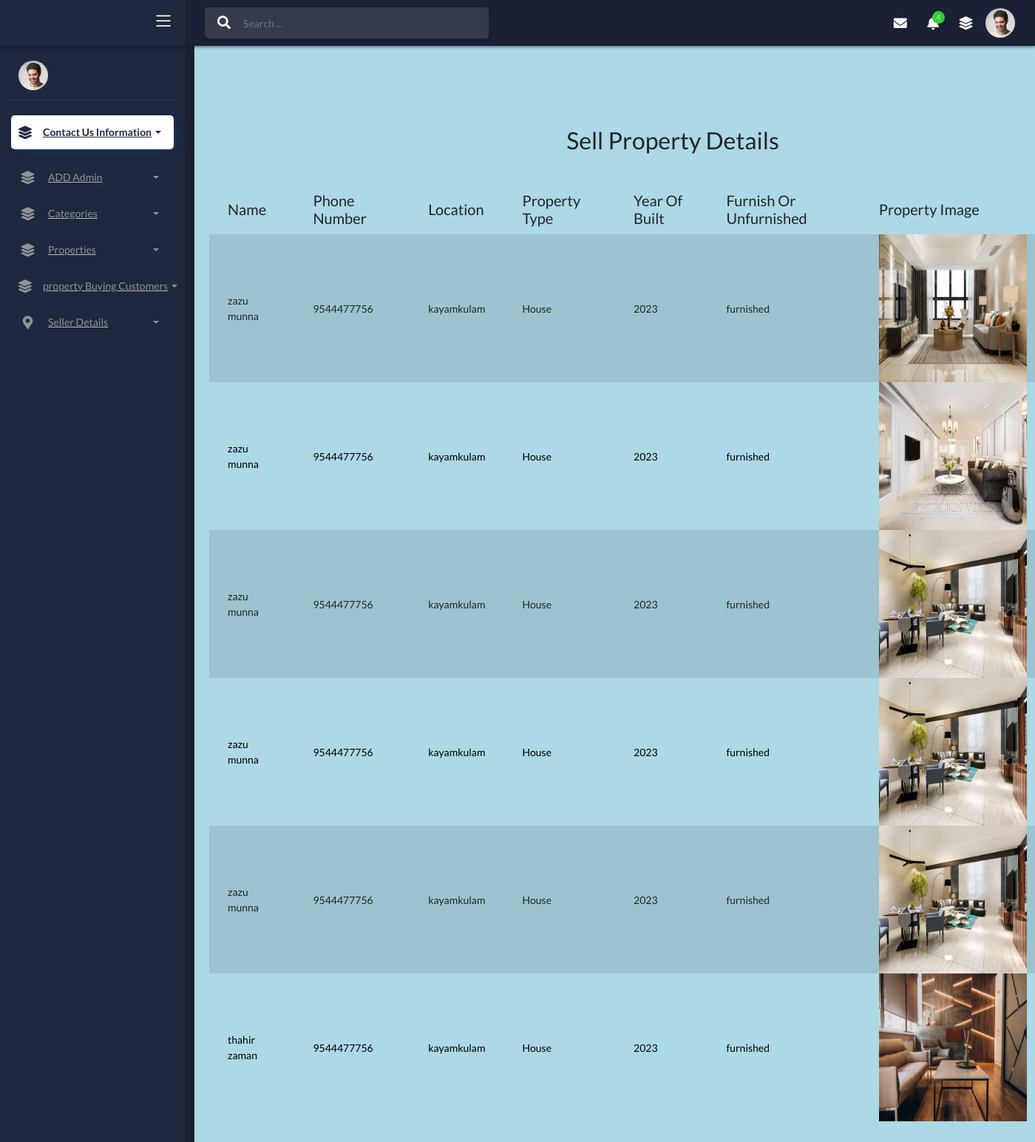
The page /pro_adminapp/displaypropertyseller/ on the database its author committed.
### property_front_end/models.py (models this page shows)
class sell_property_model(models.Model):
    fullname = models.CharField(max_length=20)
    number=models.IntegerField()
    propertytype=models.CharField(max_length=30)
    propertylocation=models.CharField(max_length=50)
    yearbuilt=models.CharField(max_length=20)
    furnish=models.CharField(max_length=30)
    property_image=models.FileField(upload_to='seller_property')

### project_admin/views.py (the view)
# urls.py: path('displaypropertyseller/',sellerpropertydisplay,name="sellerpropertydisplay"),
def sellerpropertydisplay(request):
    a=sell_property_model.objects.all()
    li=[]
    name=[]
    numb=[]
    type=[]
    location=[]
    built=[]
    furnish=[]
    id=[]
    for i in a:
        id1=i.id
        id.append(id1)
        path=i.property_image
        li.append(str(path).split('/')[-1])
        nm=i.fullname
        name.append(nm)
        num=i.number
        numb.append(num)
        ty=i.propertytype
        type.append(ty)
        pla=i.propertylocation
        location.append(pla)
        bul= i.yearbuilt
        built.append(bul)
        fu = i.furnish
        furnish.append(fu)
    mylist=zip(name,numb,location,type,built,furnish,li,id)
    return render(request,'displaypropertysell.html',{'mylist':mylist})

### project_admin/templates/displaypropertysell.html (shortened to what this page needs)
<!DOCTYPE html>
<html lang="en">
{% extends 'index.html' %}
{% load static %}
{% block content %}
<head>
  <link href="https://cdn.jsdelivr.net/npm/bootstrap@5.0.2/dist/css/bootstrap.min.css" rel="stylesheet">
</head>
<body>
     <div class="container" id="displaysell">
        <div class="card">
                          <div class="card-body">
                            <center><h2 id="details">Sell Property Details</h2></center>
                            <div class="table-responsive mt-5">
                              <table class="table table-striped">
                                <thead>
                                  <tr>
                                    <th> <h5>Name</h5></th>
                                      <th> <h5>Phone Number</h5></th>
                                       <th> <h5>Location</h5></th>
                                    <th> <h5> Property Type</h5> </th>
                                      <th> <h5>Year Of Built</h5></th>
                                         <th> <h5>Furnish Or Unfurnished</h5></th>
                                      <th> <h5>Property Image</h5></th>
                                  </tr>
                                </thead>
                             <tbody class="values">
                             {% for i,j,k,l,m,n,o,p in mylist %}
                              <tr>
                                  <td>{{i}}</td>
                                   <td>{{j}}</td>
                                  <td>{{k}}</td>
                                   <td>{{l}}</td>
                                   <td>{{m}}</td>
                                   <td>{{n}}</td>
                                   <td><img src="/media/seller_property/{{o}}" height="200px" width="200px"></td>
                              </tr>
                             {% endfor %}
                             </tbody>
                              </table>
                            </div>
                          </div>
                        </div>
       </div>
</body>
</html>
{% endblock %}

### project_admin/templates/index.html (shortened to what this page needs)
<!DOCTYPE html>
{% load static %}
<html lang="en">
<head>
	<link rel="stylesheet" href="{% static '/assets/css/bootstrap.min.css' %}">
	<link rel="stylesheet" href="{% static '/assets/css/atlantis.min.css' %}">
</head>
<body data-background-color="dark">
	<div class="wrapper">
		<div class="main-header">
			<div class="logo-header" data-background-color="dark2">
				<div class="nav-toggle">
					<button class="btn btn-toggle toggle-sidebar">
						<i class="icon-menu"></i>
					</button>
				</div>
			</div>
			<nav class="navbar navbar-header navbar-expand-lg" data-background-color="dark">
				<div class="container-fluid">
					<div class="collapse" id="search-nav">
						<form class="navbar-left navbar-form nav-search mr-md-3">
							<div class="input-group">
								<div class="input-group-prepend">
									<button type="submit" class="btn btn-search pr-1">
										<i class="fa fa-search search-icon"></i>
									</button>
								</div>
								<input type="text" placeholder="Search ..." class="form-control">
							</div>
						</form>
					</div>
					<ul class="navbar-nav topbar-nav ml-md-auto align-items-center">
						<li class="nav-item dropdown hidden-caret">
							<a class="nav-link dropdown-toggle" href="#" id="messageDropdown" role="button" data-toggle="dropdown" aria-haspopup="true" aria-expanded="false">
								<i class="fa fa-envelope"></i>
							</a>
						</li>
						<li class="nav-item dropdown hidden-caret">
							<a class="nav-link dropdown-toggle" href="#" id="notifDropdown" role="button" data-toggle="dropdown" aria-haspopup="true" aria-expanded="false">
								<i class="fa fa-bell"></i>
								<span class="notification">4</span>
							</a>
						</li>
						<li class="nav-item dropdown hidden-caret">
							<a class="nav-link" data-toggle="dropdown" href="#" aria-expanded="false">
								<i class="fas fa-layer-group"></i>
							</a>
						</li>
						<li class="nav-item dropdown hidden-caret">
							<a class="dropdown-toggle profile-pic" data-toggle="dropdown" href="#" aria-expanded="false">
								<div class="avatar-sm">
									<img src="{% static '/assets/img/profile.jpg' %}" alt="..." class="avatar-img rounded-circle">
								</div>
							</a>
						</li>
					</ul>
				</div>
			</nav>
		</div>
		<div class="sidebar sidebar-style-2" data-background-color="dark2">
			<div class="sidebar-wrapper scrollbar scrollbar-inner">
				<div class="sidebar-content">
					<div class="user">
						<div class="avatar-sm float-left mr-2">
							<img src="{% static '/assets/img/profile.jpg' %}" alt="..." class="avatar-img rounded-circle">
						</div>
						<div class="info">
							<div class="clearfix"></div>
						</div>
					</div>
					<ul class="nav nav-primary">
						<li class="nav-item active">
							<a data-toggle="collapse" href="#dashboard" class="collapsed" aria-expanded="false">
								<i class="fas fa-layer-group"></i>
								<p>Contact Us Information</p>
								<span class="caret"></span>
							</a>
						</li>
						<li class="nav-item">
							<a data-toggle="collapse" href="#base">
								<i class="fas fa-layer-group"></i>
								<p>ADD Admin</p>
								<span class="caret"></span>
							</a>
						</li>
						<li class="nav-item">
							<a data-toggle="collapse" href="#forms">
								<i class="fas fa-layer-group"></i>
								<p>Categories</p>
								<span class="caret"></span>
							</a>
						</li>
						<li class="nav-item">
							<a data-toggle="collapse" href="#tables">
								<i class="fas fa-layer-group"></i>
								<p>Properties</p>
								<span class="caret"></span>
							</a>
						</li>
						<li class="nav-item">
							<a data-toggle="collapse" href="#charts">
								<i class="fas fa-layer-group"></i>
								<p>property Buying Customers</p>
								<span class="caret"></span>
							</a>
						</li>
						<li class="nav-item">
							<a data-toggle="collapse" href="#maps">
								<i class="fas fa-map-marker-alt"></i>
								<p>Seller Details</p>
								<span class="caret"></span>
							</a>
						</li>
					</ul>
				</div>
			</div>
		</div>
       {% block content %}{% endblock %}
</body>
</html>

### project_admin/templates/displaypropertysell.html (style rules this page uses)
#displaysell { margin-left:250px; height: 700px; text-decoration: none !important; }
#details { margin-top:150px; background-color: lightblue; }
.card-body { background-color: lightblue; }
.values { color: black; }

### rows shown on the page
sell_property_model: mylist "zazu munna", mylist "kayamkulam", mylist "House", mylist "2023", mylist "furnished"
sell_property_model: mylist "zazu munna", mylist "kayamkulam", mylist "House", mylist "2023", mylist "furnished"
sell_property_model: mylist "zazu munna", mylist "kayamkulam", mylist "House", mylist "2023", mylist "furnished"
sell_property_model: mylist "zazu munna", mylist "kayamkulam", mylist "House", mylist "2023", mylist "furnished"
sell_property_model: mylist "zazu munna", mylist "kayamkulam", mylist "House", mylist "2023", mylist "furnished"
sell_property_model: mylist "thahir zaman", mylist "kayamkulam", mylist "House", mylist "2023", mylist "furnished"

### other values the page prints
{{ j }} "9544477756" "9544477756" "9544477756" "9544477756" "9544477756" "9544477756"
